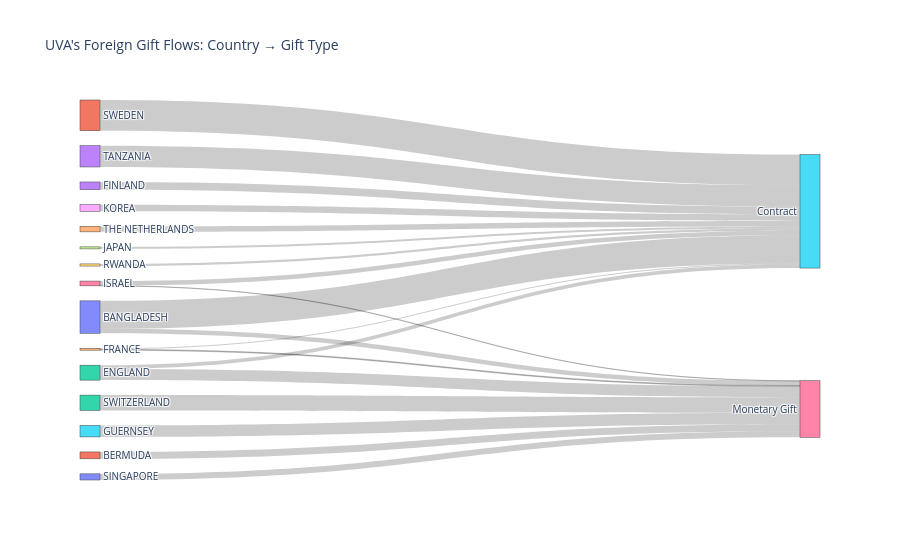

Notebook code for this chart:
### Markdown cell above
## UVA's Existing Donor Flows

An alluvial diagram of UVA's largest country → gift-type flows helps visualize the current base to build from.

### Code cell
flow_country_col = 'Country of Giftor'
flow_type_col = 'Gift Type'
flow_amount_col = 'Foreign Gift Amount'

uva_flows = (
    uva_df.groupby([flow_country_col, flow_type_col])[flow_amount_col]
    .sum()
    .reset_index()
)
uva_flows = uva_flows[uva_flows[flow_amount_col] > 0]

country_labels = uva_flows[flow_country_col].unique().tolist()
type_labels = uva_flows[flow_type_col].unique().tolist()
labels = country_labels + type_labels

fig = go.Figure(
    go.Sankey(
        node=dict(label=labels, pad=15),
        link=dict(
            source=uva_flows[flow_country_col].map(labels.index),
            target=uva_flows[flow_type_col].map(lambda t: labels.index(t)),
            value=uva_flows[flow_amount_col]
        )
    )
)
fig.update_layout(title_text="UVA's Foreign Gift Flows: Country \u2192 Gift Type", font_size=10)
fig.show()

### Figure 1 — Plotly figure (JSON) as saved in the notebook; plotly's stock layout.template omitted (floating-point values rounded to 4 significant figures)
{"data": [{"link": {"source": [0, 0, 1, 2, 2, 3, 4, 4, 5, 6, 6, 7, 8, 9, 10, 11, 12, 13, 14], "target": [15, 16, 16, 15, 16, 15, 15, 16, 16, 15, 16, 15, 15, 15, 16, 15, 16, 15, 15], "value": [3642743, 585846, 900000, 503158, 1447508, 1008384, 137913, 112470, 1500000, 592877, 30778, 265970, 862787, 284135, 805000, 4007552, 2000000, 2776447, 725670]}, "node": {"label": ["BANGLADESH", "BERMUDA", "ENGLAND", "FINLAND", "FRANCE", "GUERNSEY", "ISRAEL", "JAPAN", "KOREA", "RWANDA", "SINGAPORE", "SWEDEN", "SWITZERLAND", "TANZANIA", "THE NETHERLANDS", "Contract", "Monetary Gift"], "pad": 15}, "type": "sankey"}], "layout": {"font": {"size": 10}, "title": {"text": "UVA's Foreign Gift Flows: Country → Gift Type"}}}
